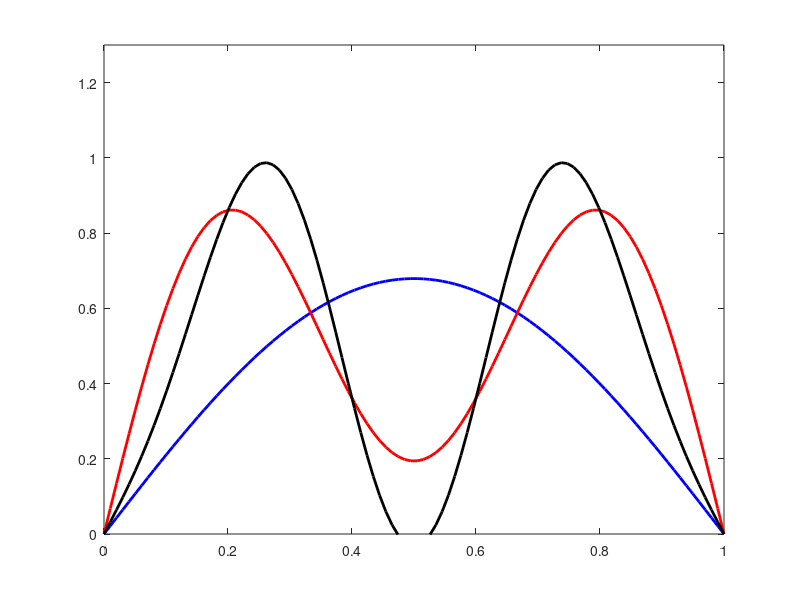

MATLAB code for this plot: (Note: this script raises an error after producing the figure.)
% Use Fourier series to solve 
% the homogeneous heat equation
%     du      d^2 u    
%     --  =   ----   
%     dt      dx^2
% with homogeneous Dirichlet boundary conditions
%     u(0,t) = u(1,t) = 0
% and initial condition u(x,0) = u0(x).
%
% Here we take: u0(x) = sin(2*pi*x)^2

 tfinal = 0.5;
 x = linspace(0,1,100);

 u0 = sin(2*pi*x).^2;    %  initial condition
 U = [u0];

% plot the solution -- as approximated the first 1, 3, and 5 terms in the 
% series solution for u(x,t) -- as time evolves. 

 t = 0:.001:tfinal;
 col = 'brk';

% compute Fourier coefficients for the initial condition, u0
 an0 = zeros(5,1);
 for n=1:length(an0)
    if mod(n,2)==1,       % an(0)=0 for even n for this u0(x)
       an0(n) = sqrt(2)*(-16)/(n^3*pi - 16*n*pi); 
    end
 end

 for j=1:length(t)
    figure(1), clf
    uj = zeros(size(x));
    for n=1:5      
       uj = uj + exp(-pi^2*n^2*t(j))*an0(n)*(sqrt(2)*sin(n*pi*x));
       [tf,loc] = ismember(n,[1 3 5]);
       if tf         % plot solution when n = 1, 3, 5
          plot(x, uj, '-','linewidth',2,'color',col(loc)), hold on
       end
    end 
    U = [U;uj];
    hold on
    axis([0 1 0 1.3])
    legend('first term', 'first 3 terms', 'first 5 terms', 2)
    set(gca,'fontsize',16)
    xlabel('$x$','interpreter','latex')
    ylabel('$u(x,t)$','interpreter','latex')
    title(sprintf('$t = %4.3f$', t(j)),'interpreter','latex')
    pause(.1)
 end

% display solution (first 5 terms) with a color gradient

 figure(2), clf
 ax1 = axes('position', [.1 .35 .85 .55]);
 ax2 = axes('position', [.1 .05 .85 .2]);
 
 for j=1:length(t)
    axes(ax1)
    plot(x,U(j,:),'b-','linewidth',2)
    axis([0 1 0 1.3])
    xlabel('$x$','interpreter','latex','fontsize',20)
    ylabel('$u(x,t)$','interpreter','latex','fontsize',20)
    title(sprintf('$t = %f$', t(j)),'interpreter','latex','fontsize',20)
    axes(ax2)
    pcolor(kron(x,[1;1]),[0 .1],kron(U(j,:),[1;1]))
    axis equal
    caxis([0 .5])
    shading interp
    axis([-0.0 1.0 -0.02 .12])
    set(gca,'ytick',[])
    if j==1, input('hit return to start simulation...'), else, pause(0.1), end
 end
